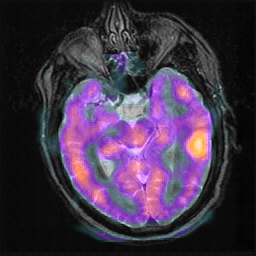
%> input picture data/ASFE-Fusion_result/SPECT-MRI/4010.png, 256 x 256 px
$ octave AA_test_single_metric.m   (GNU Octave 9; MATLAB toolbox functions it lacks are replaced by stand-ins)
%> lines starting %> are read from the running program, lines starting %| are printed output that depends on the picture
### src/metrics/matlab_metrics/ssim_index.m
function [mssim, ssim_map, sigma1_sq,sigma2_sq] = ssim_index(img1, img2, K, window, L)

%========================================================================
%SSIM Index, Version 1.0
%Copyright(c) 2003 Zhou Wang
%All Rights Reserved.
%
%The author is with Howard Hughes Medical Institute, and Laboratory
%for Computational Vision at Center for Neural Science and Courant
%Institute of Mathematical Sciences, New York University.
%
%----------------------------------------------------------------------
%Permission to use, copy, or modify this software and its documentation
%for educational and research purposes only and without fee is hereby
%granted, provided that this copyright notice and the original authors'
%names appear on all copies and supporting documentation. This program
%shall not be used, rewritten, or adapted as the basis of a commercial
%software or hardware product without first obtaining permission of the
%authors. The authors make no representations about the suitability of
%this software for any purpose. It is provided "as is" without express
%or implied warranty.
%----------------------------------------------------------------------
%
%This is an implementation of the algorithm for calculating the
%Structural SIMilarity (SSIM) index between two images. Please refer
%to the following paper:
%
%Z. Wang, A. C. Bovik, H. R. Sheikh, and E. P. Simoncelli, "Image
%quality assessment: From error measurement to structural similarity"
%IEEE Transactios on Image Processing, vol. 13, 2004, to appear.
%
%Kindly report any suggestions or corrections to zhouwang@ieee.org
%
%----------------------------------------------------------------------
%
%Input : (1) img1: the first image being compared
%        (2) img2: the second image being compared
%        (3) K: constants in the SSIM index formula (see the above
%            reference). defualt value: K = [0.01 0.03]
%        (4) window: local window for statistics (see the above
%            reference). default widnow is Gaussian given by
%            window = fspecial('gaussian', 11, 1.5);
%        (5) L: dynamic range of the images. default: L = 255
%
%Output: (1) mssim: the mean SSIM index value between 2 images.
%            If one of the images being compared is regarded as
%            perfect quality, then mssim can be considered as the
%            quality measure of the other image.
%            If img1 = img2, then mssim = 1.
%        (2) ssim_map: the SSIM index map of the test image. The map
%            has a smaller size than the input images. The actual size:
%            size(img1) - size(window) + 1.
%
%Default Usage:
%   Given 2 test images img1 and img2, whose dynamic range is 0-255
%
%   [mssim ssim_map] = ssim_index(img1, img2);
%
%Advanced Usage:
%   User defined parameters. For example
%
%   K = [0.05 0.05];
%   window = ones(8);
%   L = 100;
%   [mssim ssim_map] = ssim_index(img1, img2, K, window, L);
%
%See the results:
%
%   mssim                        %Gives the mssim value
%   imshow(max(0, ssim_map).^4)  %Shows the SSIM index map
%
%========================================================================


if (nargin < 2 | nargin > 5)
   ssim_index = -Inf;
   ssim_map = -Inf;
   return;
end

if (size(img1) ~= size(img2))
   ssim_index = -Inf;
   ssim_map = -Inf;
   return;
end

[M N] = size(img1);

if (nargin == 2)
   if ((M < 11) | (N < 11))
	   ssim_index = -Inf;
	   ssim_map = -Inf;
      return
   end
   window = fspecial('gaussian', 11, 1.5);	%
   K(1) = 0.01;								      % default settings
   K(2) = 0.03;								      %
   L = 255;                                  %
end

if (nargin == 3)
   if ((M < 11) | (N < 11))
	   ssim_index = -Inf;
	   ssim_map = -Inf;
      return
   end
   window = fspecial('gaussian', 11, 1.5);
   L = 255;
   if (length(K) == 2)
      if (K(1) < 0 | K(2) < 0)
		   ssim_index = -Inf;
   		ssim_map = -Inf;
	   	return;
      end
   else
	   ssim_index = -Inf;
   	ssim_map = -Inf;
	   return;
   end
end

if (nargin == 4)
   [H W] = size(window);
   if ((H*W) < 4 | (H > M) | (W > N))
	   ssim_index = -Inf;
	   ssim_map = -Inf;
      return
   end
   L = 255;
   if (length(K) == 2)
      if (K(1) < 0 | K(2) < 0)
		   ssim_index = -Inf;
   		ssim_map = -Inf;
	   	return;
      end
   else
	   ssim_index = -Inf;
   	ssim_map = -Inf;
	   return;
   end
end

if (nargin == 5)
   [H W] = size(window);
   if ((H*W) < 4 | (H > M) | (W > N))
	   ssim_index = -Inf;
	   ssim_map = -Inf;
      return
   end
   if (length(K) == 2)
      if (K(1) < 0 | K(2) < 0)
		   ssim_index = -Inf;
   		ssim_map = -Inf;
	   	return;
      end
   else
	   ssim_index = -Inf;
   	ssim_map = -Inf;
	   return;
   end
end

C1 = (K(1)*L)^2;
C2 = (K(2)*L)^2;
window = window/sum(sum(window));
img1 = double(img1);
img2 = double(img2);

mu1   = filter2(window, img1, 'valid');
mu2   = filter2(window, img2, 'valid');
mu1_sq = mu1.*mu1;
mu2_sq = mu2.*mu2;
mu1_mu2 = mu1.*mu2;
sigma1_sq = filter2(window, img1.*img1, 'valid') - mu1_sq;
sigma2_sq = filter2(window, img2.*img2, 'valid') - mu2_sq;
sigma12 = filter2(window, img1.*img2, 'valid') - mu1_mu2;

if (C1 > 0 & C2 > 0)
   ssim_map = ((2*mu1_mu2 + C1).*(2*sigma12 + C2))./((mu1_sq + mu2_sq + C1).*(sigma1_sq + sigma2_sq + C2));
else
   numerator1 = 2*mu1_mu2 + C1;
   numerator2 = 2*sigma12 + C2;
	denominator1 = mu1_sq + mu2_sq + C1;
   denominator2 = sigma1_sq + sigma2_sq + C2;
   ssim_map = ones(size(mu1));
   index = (denominator1.*denominator2 > 0);
   ssim_map(index) = (numerator1(index).*numerator2(index))./(denominator1(index).*denominator2(index));
   index = (denominator1 ~= 0) & (denominator2 == 0);
   ssim_map(index) = numerator1(index)./denominator1(index);
end

mssim = mean2(ssim_map);

return

### src/matlab_metrics/Peilla_metrics.m
% Refernce from https://github.com/thfylsty/Objective-evaluation-for-image-fusion

function res=Peilla_metrics(img1,img2,fuse,sw)

% function res=index_fusion(img1,img2,fuse,sw)
%
% This function is to calculate the fusion quality index proposed by
% im1, im2 -- input images;
% fim      -- fused image;
% res      -- metric value;
% sw       -- 1: (Q) fusion quality index; 2: (Qw) weighted fusion quality index; 3: (Qe) edge-dependent fusion quality index;
%
% NOTE: ssim_index.m is needed.
%
% Z. Liu @NRCC [4 Oct 2003]
%

% Ref: A new quality metric for image fusion, ICIP 2003
% by Piella et al.
%

[ssim,ssim_map,sigma1_sq,sigma2_sq]=ssim_index(img1,img2);
clear ssim, ssim_map;

buffer=sigma1_sq+sigma2_sq;
test=(buffer==0); test=test*0.5;
sigma1_sq=sigma1_sq+test; sigma2_sq=sigma2_sq+test;

buffer=sigma1_sq+sigma2_sq;
ramda=sigma1_sq./buffer;

[ssim1,ssim_map1]=ssim_index(fuse,img1);
[ssim2,ssim_map2]=ssim_index(fuse,img2);

switch sw
    case 1
        Q=ramda.*ssim_map1+(1-ramda).*ssim_map2;
        %disp('fusion quality index: ');
        %mean2(Q)
%        res(1)=mean2(Q);
        res=mean2(Q);

    case 2

        % weighted fusion qualtiy index
        buffer(:,:,1)=sigma1_sq;
        buffer(:,:,2)=sigma2_sq;
        [Cw,U]=max(buffer,[],3);

        cw=Cw/sum(sum(Cw));
        Q=sum(sum(cw.*(ramda.*ssim_map1+(1-ramda).*ssim_map2)));
        %disp('weighted fusion quality index: ');
        %Q
%        res(2)=Q;
        res=Q;
% edge-dependent fusion quality index
    case 3
        flt1=[1 0 -1; 1 0 -1; 1 0 -1];
        flt2=[ 1 1 1; 0 0 0; -1 -1 -1];

        fuseX=filter2(flt1,fuse,'same');
        fuseY=filter2(flt2,fuse,'same');
        fuseF=sqrt(fuseX.*fuseX+fuseY.*fuseY);

        img1X=filter2(flt1,img1,'same');
        img1Y=filter2(flt2,img1,'same');
        img1F=sqrt(img1X.*img1X+img1Y.*img1Y);

        img2X=filter2(flt1,img2,'same');
        img2Y=filter2(flt2,img2,'same');
        img2F=sqrt(img2X.*img2X+img2Y.*img2Y);


        [ssim,ssim_map,sigma1_sq,sigma2_sq]=ssim_index(img1F,img2F);
        clear ssim, ssim_map;

        buffer=sigma1_sq+sigma2_sq;
        test=(buffer==0); test=test*0.5;
        sigma1_sq=sigma1_sq+test; sigma2_sq=sigma2_sq+test;

        buffer=sigma1_sq+sigma2_sq;
        ramda=sigma1_sq./buffer;

        [ssim1,ssim_map1]=ssim_index(fuseF,img1F);
        [ssim2,ssim_map2]=ssim_index(fuseF,img2F);

        buffer(:,:,1)=sigma1_sq;
        buffer(:,:,2)=sigma2_sq;
        [Cw,U]=max(buffer,[],3);

        cw=Cw/sum(sum(Cw));
        Qw=sum(sum(cw.*(ramda.*ssim_map1+(1-ramda).*ssim_map2)));

        alpha=1;
        Qe=Qw*Qw^alpha;
        %disp('edge-dependent fusion quality index: ');
        %Qe
%        res(3)=Qe;
        res=Qe;
end

return;

function [mssim, ssim_map, sigma1_sq,sigma2_sq] = ssim_index(img1, img2, K, window, L)

%========================================================================
%SSIM Index, Version 1.0
%Copyright(c) 2003 Zhou Wang
%All Rights Reserved.
%
%The author is with Howard Hughes Medical Institute, and Laboratory
%for Computational Vision at Center for Neural Science and Courant
%Institute of Mathematical Sciences, New York University.
%
%----------------------------------------------------------------------
%Permission to use, copy, or modify this software and its documentation
%for educational and research purposes only and without fee is hereby
%granted, provided that this copyright notice and the original authors'
%names appear on all copies and supporting documentation. This program
%shall not be used, rewritten, or adapted as the basis of a commercial
%software or hardware product without first obtaining permission of the
%authors. The authors make no representations about the suitability of
%this software for any purpose. It is provided "as is" without express
%or implied warranty.
%----------------------------------------------------------------------
%
%This is an implementation of the algorithm for calculating the
%Structural SIMilarity (SSIM) index between two images. Please refer
%to the following paper:
%
%Z. Wang, A. C. Bovik, H. R. Sheikh, and E. P. Simoncelli, "Image
%quality assessment: From error measurement to structural similarity"
%IEEE Transactios on Image Processing, vol. 13, 2004, to appear.
%
%Kindly report any suggestions or corrections to zhouwang@ieee.org
%
%----------------------------------------------------------------------
%
%Input : (1) img1: the first image being compared
%        (2) img2: the second image being compared
%        (3) K: constants in the SSIM index formula (see the above
%            reference). defualt value: K = [0.01 0.03]
%        (4) window: local window for statistics (see the above
%            reference). default widnow is Gaussian given by
%            window = fspecial('gaussian', 11, 1.5);
%        (5) L: dynamic range of the images. default: L = 255
%
%Output: (1) mssim: the mean SSIM index value between 2 images.
%            If one of the images being compared is regarded as
%            perfect quality, then mssim can be considered as the
%            quality measure of the other image.
%            If img1 = img2, then mssim = 1.
%        (2) ssim_map: the SSIM index map of the test image. The map
%            has a smaller size than the input images. The actual size:
%            size(img1) - size(window) + 1.
%
%Default Usage:
%   Given 2 test images img1 and img2, whose dynamic range is 0-255
%
%   [mssim ssim_map] = ssim_index(img1, img2);
%
%Advanced Usage:
%   User defined parameters. For example
%
%   K = [0.05 0.05];
%   window = ones(8);
%   L = 100;
%   [mssim ssim_map] = ssim_index(img1, img2, K, window, L);
%
%See the results:
%
%   mssim                        %Gives the mssim value
%   imshow(max(0, ssim_map).^4)  %Shows the SSIM index map
%
%========================================================================


if (nargin < 2 | nargin > 5)
   ssim_index = -Inf;
   ssim_map = -Inf;
   return;
end

if (size(img1) ~= size(img2))
   ssim_index = -Inf;
   ssim_map = -Inf;
   return;
end

[M N] = size(img1);

if (nargin == 2)
   if ((M < 11) | (N < 11))
	   ssim_index = -Inf;
	   ssim_map = -Inf;
      return
   end
   window = fspecial('gaussian', 11, 1.5);	%
   K(1) = 0.01;								      % default settings
   K(2) = 0.03;								      %
   L = 255;                                  %
end

if (nargin == 3)
   if ((M < 11) | (N < 11))
	   ssim_index = -Inf;
	   ssim_map = -Inf;
      return
   end
   window = fspecial('gaussian', 11, 1.5);
   L = 255;
   if (length(K) == 2)
      if (K(1) < 0 | K(2) < 0)
		   ssim_index = -Inf;
   		ssim_map = -Inf;
	   	return;
      end
   else
	   ssim_index = -Inf;
   	ssim_map = -Inf;
	   return;
   end
end

if (nargin == 4)
   [H W] = size(window);
   if ((H*W) < 4 | (H > M) | (W > N))
	   ssim_index = -Inf;
	   ssim_map = -Inf;
      return
   end
   L = 255;
   if (length(K) == 2)
      if (K(1) < 0 | K(2) < 0)
		   ssim_index = -Inf;
   		ssim_map = -Inf;
	   	return;
      end
   else
	   ssim_index = -Inf;
   	ssim_map = -Inf;
	   return;
   end
end

if (nargin == 5)
   [H W] = size(window);
   if ((H*W) < 4 | (H > M) | (W > N))
	   ssim_index = -Inf;
	   ssim_map = -Inf;
      return
   end
   if (length(K) == 2)
      if (K(1) < 0 | K(2) < 0)
		   ssim_index = -Inf;
   		ssim_map = -Inf;
	   	return;
      end
   else
	   ssim_index = -Inf;
   	ssim_map = -Inf;
	   return;
   end
end

C1 = (K(1)*L)^2;
C2 = (K(2)*L)^2;
window = window/sum(sum(window));
img1 = double(img1);
img2 = double(img2);

mu1   = filter2(window, img1, 'valid');
mu2   = filter2(window, img2, 'valid');
mu1_sq = mu1.*mu1;
mu2_sq = mu2.*mu2;
mu1_mu2 = mu1.*mu2;
sigma1_sq = filter2(window, img1.*img1, 'valid') - mu1_sq;
sigma2_sq = filter2(window, img2.*img2, 'valid') - mu2_sq;
sigma12 = filter2(window, img1.*img2, 'valid') - mu1_mu2;

if (C1 > 0 & C2 > 0)
   ssim_map = ((2*mu1_mu2 + C1).*(2*sigma12 + C2))./((mu1_sq + mu2_sq + C1).*(sigma1_sq + sigma2_sq + C2));
else
   numerator1 = 2*mu1_mu2 + C1;
   numerator2 = 2*sigma12 + C2;
	denominator1 = mu1_sq + mu2_sq + C1;
   denominator2 = sigma1_sq + sigma2_sq + C2;
   ssim_map = ones(size(mu1));
   index = (denominator1.*denominator2 > 0);
   ssim_map(index) = (numerator1(index).*numerator2(index))./(denominator1(index).*denominator2(index));
   index = (denominator1 ~= 0) & (denominator2 == 0);
   ssim_map(index) = numerator1(index)./denominator1(index);
end

mssim = mean2(ssim_map);

return

### src/metrics/matlab_metrics/AA_test_single_metric.m
current = fileparts(mfilename('fullpath'));
addpath(genpath(current))
clc;

img1 = imread('data/AANLIB/MyDatasets/SPECT-MRI/test/MRI/4010.png');
%> img1 is the input picture: size 256x256x3 uint8; mean R, G, B 64.3, 50.8, 71.4
img2 = imread('data/AANLIB/MyDatasets/SPECT-MRI/test/SPECT/4010.png');
img_f = imread('data/Fused_results/SPECT-MRI/ASFE-Fusion/4010.png');


% img1 = uint8([
%     82 40 20 85;
%     80 38 22 83;
%     78 36 24 81;
%     80 37 23 82;
% ]);

% img2 = uint8([
%     28 90 120 30;
%     26 88 125 28;
%     25 85 130 27;
%     26 87 128 28;
% ]);

% img_f = uint8([
%     55 65 70 58;
%     53 63 74 56;
%     52 60 78 55;
%     53 62 76 56;
% ]);

% test_matrix = [
%      3   120   43   156   119   145   241;
%    248   106   65   195   182   217   175;
%     64    17  151    97    23   157    34;
%    102   192  205   184    14   216   228;
%    199    20  190   109   215   105    80;
%    135   232   22   215    43   128   229;
%    195   203  116   147   174   213   113
% ];

% test_edge = edge(test_matrix);

% disp(test_edge);

if size(img1,3)>2, img1 = rgb2gray(img1); end
%> after `img1 = rgb2gray(img1)`:
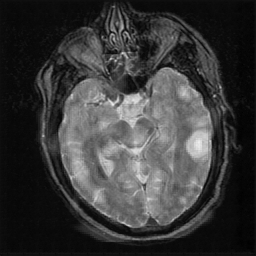
%> img1: size 256x256 uint8; min 0, max 238, mean 57.2
if size(img2,3)>2, img2 = rgb2gray(img2); end
if size(img_f,3)>2, img_f = rgb2gray(img_f); end

[s1, s2] = size(img1);
%> s1 = 256; s2 = 256
grey_level = 256;

img1_int = img1;
img2_int = img2;
img_f_int = img_f;

img1_float = im2double(img1)*255.0;
img2_float = im2double(img2)*255.0;
img_f_float = im2double(img_f)*255.0;


fprintf('Image size: %dx%d\n', s1, s2);
%| Image size: 256x256
disp("SSIM Offical")
disp(ssim(img1_float, img_f_float))
%| 1
disp("SSIM Index")
disp(ssim_index(img1_float, img_f_float))
%> in ssim_index, `mu1   = filter2(window, img1, 'valid');`:
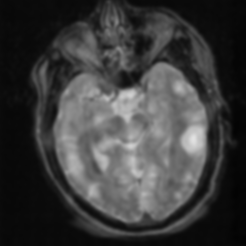
%> mu1: size 246x246 double; min 2.64, max 226.2, mean 60.9
%> in ssim_index, `mu1_sq = mu1.*mu1;`:
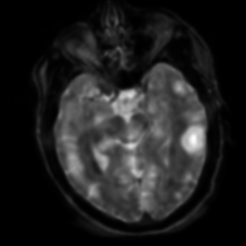
%> mu1_sq: size 246x246 double; min 6.95, max 51183.3, mean 6440.1; drawn with min black and max white
%> in ssim_index, `sigma1_sq = filter2(window, img1.*img1, 'valid') - mu1_sq;`:
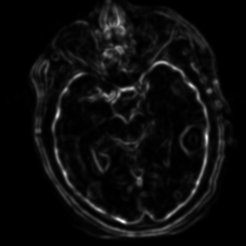
%> sigma1_sq: size 246x246 double; min 0.431, max 4577.2, mean 224.6; drawn with min black and max white
%> in ssim_index, `ssim_map = ((2*mu1_mu2 + C1).*(2*sigma12 + C2))./((mu1_sq + mu2_sq + C..`: ssim_map: size 246x246 double; every value is 1
%> in ssim_index, `mssim = mean2(ssim_map);`: mssim = 1
%| 1
disp("Q")
disp(Peilla_metrics(img1,img2,img_f,1))
%> in Peilla_metrics, `test=(buffer==0)`: test: size 246x246 logical; every value is 0
%> in Peilla_metrics, `test=test*0.5`: test: size 246x246 double; every value is 0
%> in Peilla_metrics, `ramda=sigma1_sq./buffer;`: ramda: size 246x246 double; every value is 0.5
%| 1
disp("Qw")
disp(Peilla_metrics(img1,img2,img_f,2))
%| 1.0000
disp("Qe")
disp(Peilla_metrics(img1,img2,img_f,3))
%> call 3 of Peilla_metrics, with sw = 3
%> in Peilla_metrics (call 3), `fuseY=filter2(flt2,fuse,'same');`:
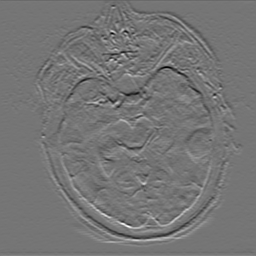
%> fuseY: size 256x256 double; min -422, max 493, mean 0; drawn with min black and max white
%> in Peilla_metrics (call 3), `fuseF=sqrt(fuseX.*fuseX+fuseY.*fuseY);`:
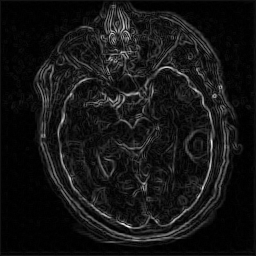
%> fuseF: size 256x256 double; min 0, max 517.4, mean 43.2; drawn with min black and max white
%> in Peilla_metrics (call 3), `[ssim,ssim_map,sigma1_sq,sigma2_sq]=ssim_index(img1F,img2F);`:
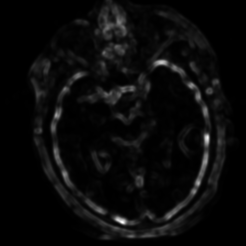
%> sigma1_sq: size 246x246 double; min 1.38, max 29918.8, mean 1265.6; drawn with min black and max white
%| 1.0000

$ run again, with data/ASFE-Fusion_result/SPECT-MRI/15009.png copied over data/ASFE-Fusion_result/SPECT-MRI/4010.png
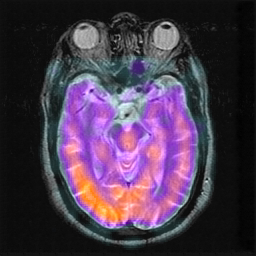
%> input picture data/ASFE-Fusion_result/SPECT-MRI/15009.png, 256 x 256 px
%> img1 is the input picture: size 256x256x3 uint8; mean R, G, B 72.5, 56.7, 76.7
%> img1: size 256x256 uint8
%| Image size: 256x256
%| 1
%> ssim_map: size 246x246 double; every value is 1
%> mssim = 1
%| 1
%> test: size 246x246 logical; every value is 0
%> test: size 246x246 double; every value is 0
%> ramda: size 246x246 double; every value is 0.5
%| 1
%| 1.0000
%> in Peilla_metrics (call 3), `fuseY=filter2(flt2,fuse,'same');`:
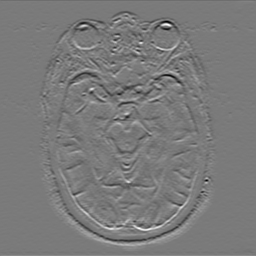
%> fuseY: size 256x256 double; min -476, max 513, mean 0; drawn with min black and max white
%> in Peilla_metrics (call 3), `[ssim,ssim_map,sigma1_sq,sigma2_sq]=ssim_index(img1F,img2F);`:
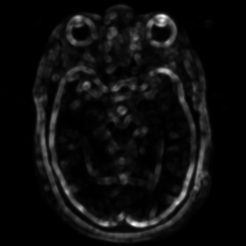
%> sigma1_sq: size 246x246 double; min 1.01, max 29289.1, mean 1561.7; drawn with min black and max white
%| 1

$ run again, with data/ASFE-Fusion_result/SPECT-MRI/18017.png copied over data/ASFE-Fusion_result/SPECT-MRI/4010.png
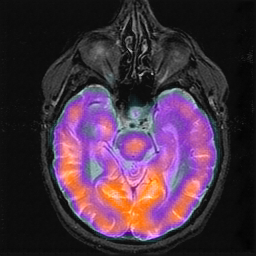
%> input picture data/ASFE-Fusion_result/SPECT-MRI/18017.png, 256 x 256 px
%> img1 is the input picture: size 256x256x3 uint8; mean R, G, B 70.8, 49.6, 66.4
%> img1: size 256x256 uint8
%| Image size: 256x256
%| 1
%> ssim_map: size 246x246 double; every value is 1
%> mssim = 1
%| 1
%> test: size 246x246 logical; every value is 0
%> test: size 246x246 double; every value is 0
%> ramda: size 246x246 double; every value is 0.5
%| 1
%| 1
%> in Peilla_metrics (call 3), `fuseY=filter2(flt2,fuse,'same');`:
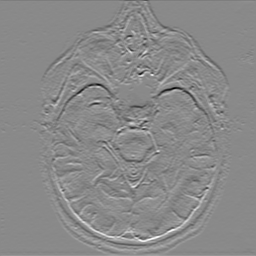
%> fuseY: size 256x256 double; min -506, max 431, mean 0; drawn with min black and max white
%> in Peilla_metrics (call 3), `[ssim,ssim_map,sigma1_sq,sigma2_sq]=ssim_index(img1F,img2F);`:
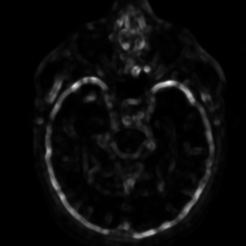
%> sigma1_sq: size 246x246 double; min 0.73, max 31772.3, mean 1355.6; drawn with min black and max white
%| 1

$ run again, with data/ASFE-Fusion_result/SPECT-MRI/21014.png copied over data/ASFE-Fusion_result/SPECT-MRI/4010.png
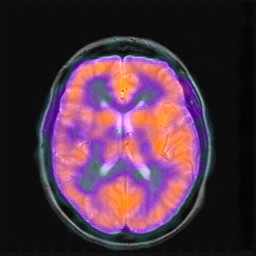
%> input picture data/ASFE-Fusion_result/SPECT-MRI/21014.png, 256 x 256 px
%> img1 is the input picture: size 256x256x3 uint8; mean R, G, B 77.3, 49.5, 67.5
%> img1: size 256x256 uint8
%| Image size: 256x256
%| 1
%> ssim_map: size 246x246 double; every value is 1
%> mssim = 1
%| 1
%> test: size 246x246 logical; every value is 0
%> test: size 246x246 double; every value is 0
%> ramda: size 246x246 double; every value is 0.5
%| 1
%| 1.0000
%> in Peilla_metrics (call 3), `[ssim,ssim_map,sigma1_sq,sigma2_sq]=ssim_index(img1F,img2F);`:
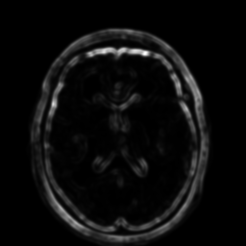
%> sigma1_sq: size 246x246 double; min 0.782, max 21951.1, mean 1007.9; drawn with min black and max white
%| 1.0000
